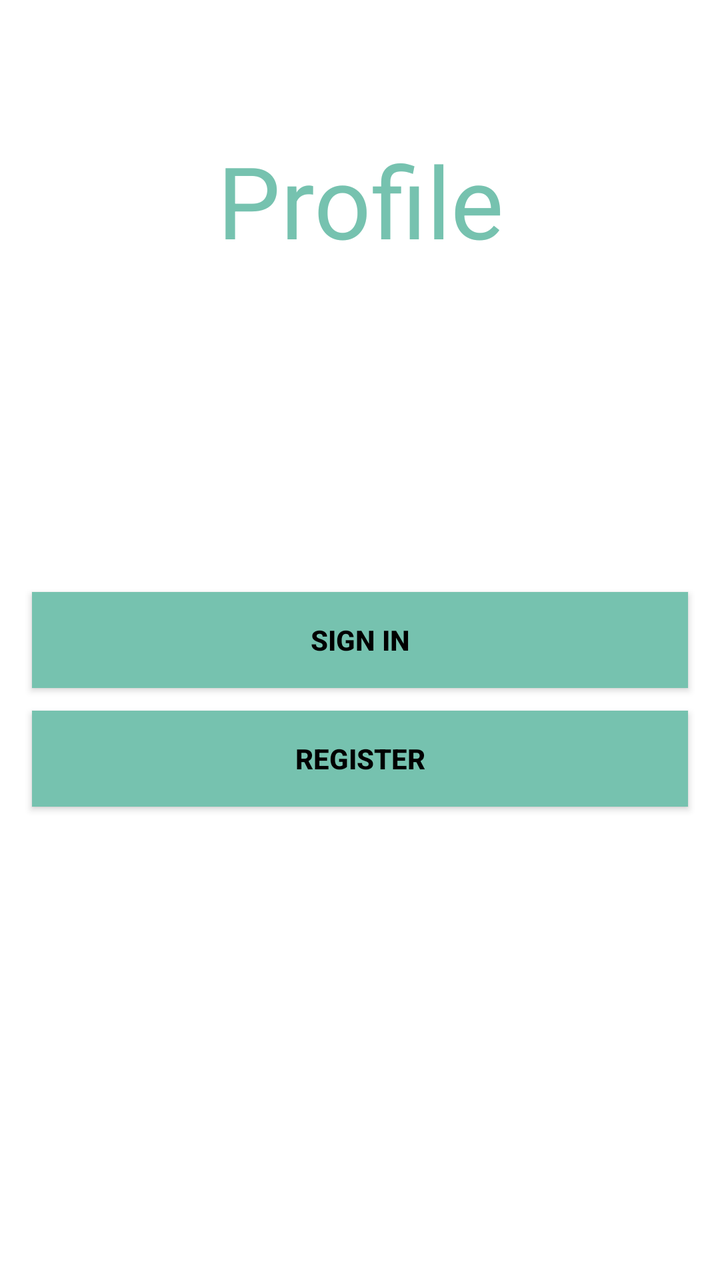
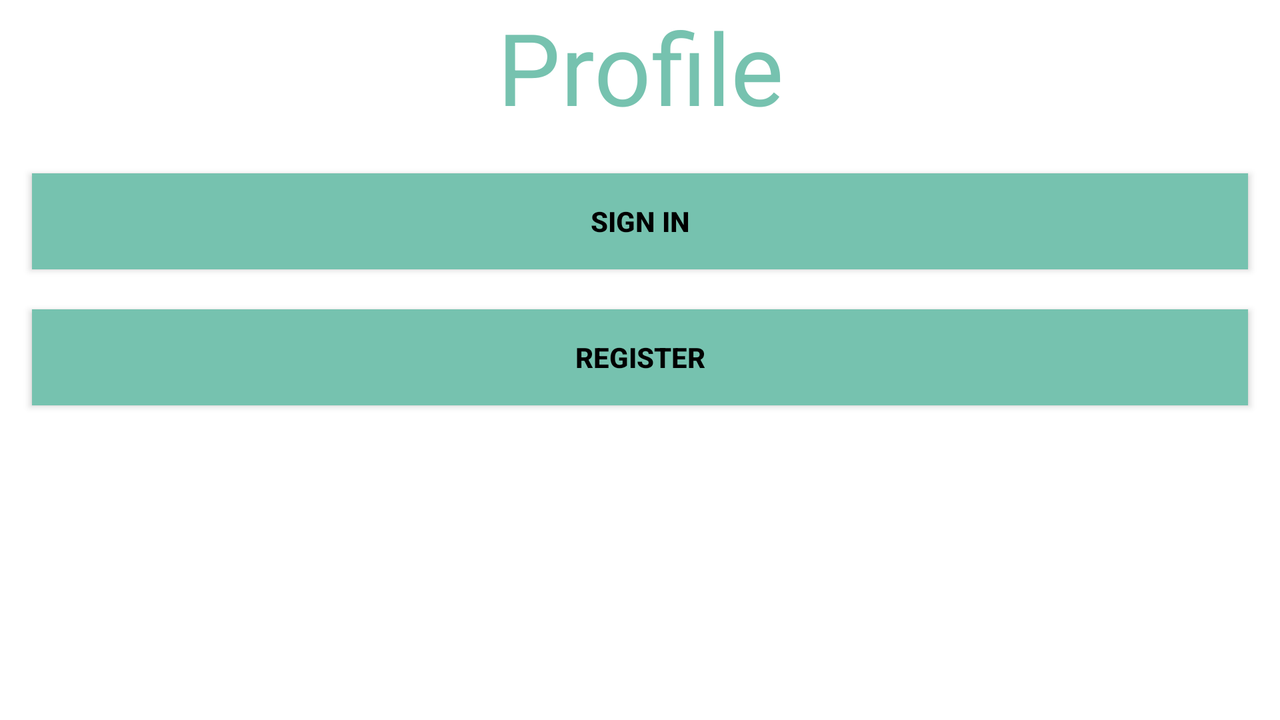

The same Android screen from two of the app's own layout files: first res/layout/ as a phone draws it, then the repository's variant for another configuration, drawn on a device whose configuration selects that folder. Both files follow.
<!-- AndroidManifest.xml: application theme Theme.GameStalker -->
<!-- res/layout/fragment_profile.xml -->
<?xml version="1.0" encoding="utf-8"?>
<androidx.constraintlayout.widget.ConstraintLayout xmlns:android="http://schemas.android.com/apk/res/android"
    xmlns:app="http://schemas.android.com/apk/res-auto"
    xmlns:tools="http://schemas.android.com/tools"
    android:layout_width="match_parent"
    android:layout_height="match_parent"
    tools:context=".Profile">

    <TextView
        android:id="@+id/profile"
        android:layout_width="200dp"
        android:layout_height="200dp"
        android:gravity="center"
        android:text="@string/profile"
        android:textColor="@color/myColor"
        android:textSize="50sp"
        app:layout_constraintEnd_toEndOf="parent"
        app:layout_constraintStart_toStartOf="parent"
        app:layout_constraintTop_toTopOf="parent">
    </TextView>

    <androidx.appcompat.widget.AppCompatButton
        android:id="@+id/signInButton"
        android:layout_width="0dp"
        android:layout_height="wrap_content"
        android:layout_marginHorizontal="16dp"
        android:background="@color/myColor"
        android:text="@string/sign_in"
        android:textColor="@color/black"
        android:textStyle="bold"
        app:layout_constraintBottom_toBottomOf="parent"
        app:layout_constraintEnd_toEndOf="parent"
        app:layout_constraintHorizontal_bias="0.5"
        app:layout_constraintStart_toStartOf="parent"
        app:layout_constraintTop_toTopOf="parent" />

    <androidx.appcompat.widget.AppCompatButton
        android:id="@+id/registerButton"
        android:layout_width="0dp"
        android:layout_height="wrap_content"
        android:layout_marginHorizontal="16dp"
        android:background="@color/myColor"
        android:text="@string/register"
        android:textColor="@color/black"
        android:textStyle="bold"
        app:layout_constraintBottom_toBottomOf="parent"
        app:layout_constraintEnd_toEndOf="parent"
        app:layout_constraintStart_toStartOf="parent"
        app:layout_constraintTop_toTopOf="parent"
        app:layout_constraintVertical_bias="0.6" />

    <FrameLayout
        android:id="@+id/frameLayout"
        android:layout_width="match_parent"
        android:layout_height="match_parent"/>

</androidx.constraintlayout.widget.ConstraintLayout>
<!-- resources referenced by this layout -->
<resources>
  <color name="black">#FF000000</color>
  <color name="myColor">#76C2AF</color>
  <string name="profile">Profile</string>
  <string name="register">Register</string>
  <string name="sign_in">Sign In</string>
  <style name="Theme.GameStalker" parent="Theme.MaterialComponents.DayNight.DarkActionBar">
          
          <item name="colorPrimary">@color/myColor</item>
          <item name="colorPrimaryVariant">@color/purple_700</item>
          <item name="colorOnPrimary">@color/black</item>
          
          <item name="colorSecondary">@color/teal_200</item>
          <item name="colorSecondaryVariant">@color/teal_700</item>
          <item name="colorOnSecondary">@color/black</item>
          
          <item name="android:statusBarColor">@color/myColor</item>
          
      </style>
  <color name="purple_700">#FF3700B3</color>
  <color name="teal_200">#FF03DAC5</color>
  <color name="teal_700">#FF018786</color>
</resources>
<!-- res/layout-land/fragment_profile.xml (the repository's variant of the layout above) -->
<!-- drawn on the phone turned sideways -->
<?xml version="1.0" encoding="utf-8"?>
<androidx.constraintlayout.widget.ConstraintLayout xmlns:android="http://schemas.android.com/apk/res/android"
    xmlns:app="http://schemas.android.com/apk/res-auto"
    xmlns:tools="http://schemas.android.com/tools"
    android:layout_width="match_parent"
    android:layout_height="match_parent"
    tools:context=".Profile">

    <TextView
        android:id="@+id/profile"
        android:layout_width="0dp"
        android:layout_height="wrap_content"
        android:layout_marginBottom="20dp"
        android:gravity="center"
        android:text="@string/profile"
        android:textColor="@color/myColor"
        android:textSize="50sp"
        app:layout_constraintEnd_toEndOf="parent"
        app:layout_constraintStart_toStartOf="parent"
        app:layout_constraintTop_toTopOf="parent">
    </TextView>

    <androidx.appcompat.widget.AppCompatButton
        android:id="@+id/signInButton"
        android:layout_width="0dp"
        android:layout_height="wrap_content"
        android:layout_marginHorizontal="16dp"
        android:layout_marginTop="20dp"
        android:background="@color/myColor"
        android:text="@string/sign_in"
        android:textColor="@color/black"
        android:textStyle="bold"
        app:layout_constraintEnd_toEndOf="parent"
        app:layout_constraintHorizontal_bias="0.5"
        app:layout_constraintStart_toStartOf="parent"
        app:layout_constraintTop_toBottomOf="@id/profile" />

    <androidx.appcompat.widget.AppCompatButton
        android:id="@+id/registerButton"
        android:layout_width="0dp"
        android:layout_height="wrap_content"
        android:layout_marginHorizontal="16dp"
        android:layout_marginTop="20dp"
        android:background="@color/myColor"
        android:text="@string/register"
        android:textColor="@color/black"
        android:textStyle="bold"

        app:layout_constraintEnd_toEndOf="parent"
        app:layout_constraintStart_toStartOf="parent"
        app:layout_constraintTop_toBottomOf="@id/signInButton"
        app:layout_constraintVertical_bias="0.6" />

    <FrameLayout
        android:id="@+id/frameLayout"
        android:layout_width="match_parent"
        android:layout_height="match_parent"/>

</androidx.constraintlayout.widget.ConstraintLayout>
